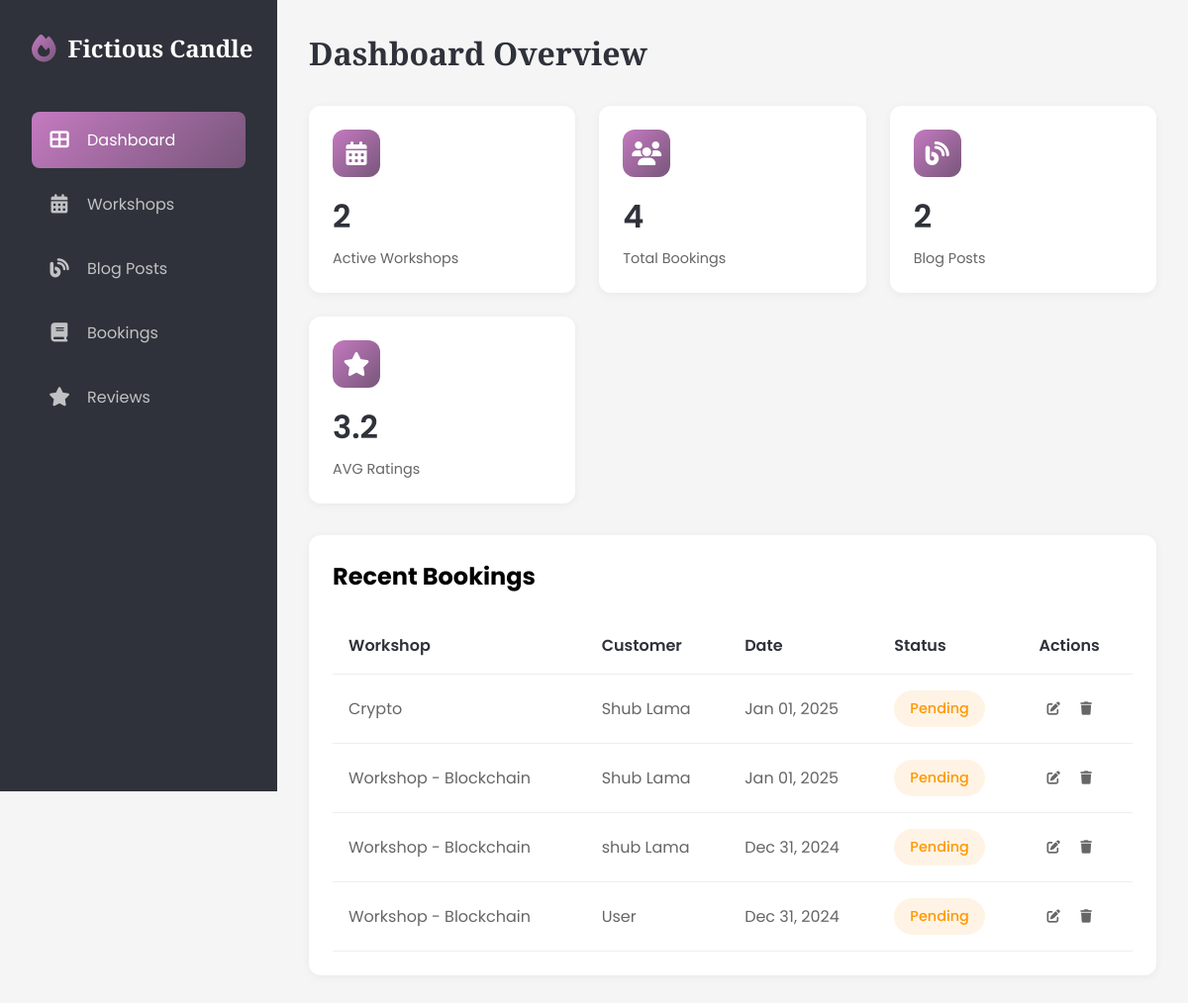
The page /dashboard/ (signed in) on the database its author committed.
### candle/models.py (models this page shows, shortened)
class Booking(models.Model):
    STATUS_CHOICES = [
        ('confirmed', 'Confirmed'),
        ('pending', 'Pending'),
        ('cancelled', 'Cancelled'),
    ]
    user = models.ForeignKey(User, on_delete=models.CASCADE, related_name='bookings', related_query_name='booking')
    workshop = models.ForeignKey(CandleWorkshop, on_delete=models.CASCADE, related_name='bookings', related_query_name='booking')
    booking_date = models.DateTimeField(auto_now_add=True)
    number_of_seats = models.IntegerField()
    status = models.CharField(
        max_length=10,
        choices=STATUS_CHOICES,
        default='pending'
    )
    class Meta:
        ordering = ['-booking_date']

class CandleWorkshop(models.Model):
    title = models.CharField(max_length=255)
    description = models.TextField()
    duration = models.FloatField(
        help_text='Duration of the workshop in hours (e.g., 1.5 for 1.5 hours)'
    )
    thumbnail = models.ImageField(
        upload_to='workshop_thumbnails/',
        null=True,
        blank=True,
        help_text='Featured image for the workshop'
    )
    date = models.DateField()
    time = models.TimeField()
    price = models.DecimalField(max_digits=10, decimal_places=2)
    capacity = models.IntegerField()
    class Meta:
        ordering = ("-date",)

### candle/views.py (the view)
# urls.py: path("",DashboardView.as_view(),name="dashboard")
class DashboardView(LoginRequiredMixin,TemplateView):
    template_name = "candle/dashboard/home.html"
    def get_context_data(self, **kwargs):
        context = super().get_context_data(**kwargs)
        user = self.request.user
        if user.is_superuser:
            context['recent_bookings'] = Booking.objects.all()[:6]
            context['active_workshops'] = CandleWorkshop.objects.count()
            context['total_bookings'] = Booking.objects.count()
            context['total_blog_posts'] = Blogpost.objects.count()
            context['average_rating'] = Review.get_average_rating()
        else:
            context['recent_bookings'] = Booking.objects.filter(user=user)[:6]
            context['total_bookings'] = Booking.objects.filter(user=user).count()
            context['total_blog_posts'] = Blogpost.objects.filter(author=user).count()
            context['average_rating'] = Review.get_average_rating(user=user)
        return context

### candle/context_processors.py (called while the page is built)
def company_info(request):
    config = {
        "latest_blogs":Blogpost.objects.all()[:6],
        "latest_workshops":CandleWorkshop.objects.all()[:6]
    }
    try:
        config.update(Config.objects.first().as_dict())
    except Exception as e:
        pass
    return config

### candle/models.py (called while the page is built)
    def as_dict(self):
        return {
            'site_name': self.site_name or '',
            'site_title': self.site_title or '',
            'site_description': self.site_description or '',
            'facebook_url': self.facebook_url or '',
            'instagram_url': self.instagram_url or '',
            "pinterest_url": self.pinterest_url or ""
        }

    @classmethod
    def get_average_rating(cls, user=None):
        reviews = cls.objects.all()
        if user:
            reviews = reviews.filter(user=user)
        avg_rating = reviews.aggregate(models.Avg('rating'))['rating__avg']
        return round(avg_rating, 1) if avg_rating else 0

### candle/templates/candle/dashboard/home.html
{% extends 'candle/dashboard/base.html' %}
{% block content %}
<main class="main-content">
    <div class="page-header">
        <h1 class="page-title">Dashboard Overview</h1>
    </div>
    <div class="dashboard-grid">
        {% if user.is_superuser %}
        <div class="stat-card">
            <div class="stat-header">
                <div class="stat-icon">
                    <i class="fas fa-calendar-alt"></i>
                </div>
            </div>
            <div class="stat-value">{{active_workshops}}</div>
            <div class="stat-label">Active Workshops</div>
        </div>
        {% endif %}
        <div class="stat-card">
            <div class="stat-header">
                <div class="stat-icon">
                    <i class="fas fa-users"></i>
                </div>
            </div>
            <div class="stat-value">{{total_bookings}}</div>
            <div class="stat-label">{% if not user.is_superuser %}My {% endif %}Total Bookings</div>
        </div>
        <div class="stat-card">
            <div class="stat-header">
                <div class="stat-icon">
                    <i class="fas fa-blog"></i>
                </div>
            </div>
            <div class="stat-value">{{total_blog_posts}}</div>
            <div class="stat-label">{% if not user.is_superuser %}My {% endif %} Blog Posts</div>
        </div>
        <div class="stat-card">
            <div class="stat-header">
                <div class="stat-icon">
                    <i class="fas fa-star"></i>
                </div>
            </div>
            <div class="stat-value">{{average_rating}}</div>
            <div class="stat-label">AVG Ratings{% if not user.is_superuser %} I’ve Given{% endif %}</div>
        </div>
    </div>
    <div class="table-container">
        <div class="table-header">
            <h2>Recent Bookings</h2>
        </div>
        {% if not recent_bookings %}
        <div class="empty-state">
            <i class="fas fa-calendar-xmark"></i>
            <p>No Recent Bookings</p>
            <span>New bookings will appear here</span>
        </div>
        {% else %}
        <table>
            <thead>
                <tr>
                    <th>Workshop</th>
                    {% if user.is_superuser %}
                    <th>Customer</th>
                    {% endif %}
                    <th>Date</th>
                    <th>Status</th>
                    <th>Actions</th>
                </tr>
            </thead>
            <tbody>
                {% for booking in recent_bookings %}
                    <tr>
                        <td>{{booking.workshop.title}}</td>
                        {% if user.is_superuser %}
                        <td>{{booking.user.get_full_name|default:"User"}}</td>
                        {% endif %}
                        <td>{{booking.booking_date|date:"M d, Y"}}</td>
                        <td><span class="status status-{{booking.status}}">{{booking.get_status_display}}</span></td>
                        <td>
                            <button class="action-btn"><i class="fas fa-edit"></i></button>
                            <button class="action-btn"><i class="fas fa-trash"></i></button>
                        </td>
                    </tr>
                {% endfor %}
            </tbody>
        </table>
        {% endif %}
    </div>
</main>
{% endblock content %}

### candle/static/candle/dashboard/main.css (style rules this page uses)
:root { --color-dark: #2F323A; --color-purple: #77567A; --color-magenta: #C47AC0; --color-pink: #E39EC1; --color-light: #DEBAC0; --gradient-primary: linear-gradient(135deg, var(--color-magenta), var(--color-purple)); --gradient-hover: linear-gradient(135deg, var(--color-purple), var(--color-magenta)); }
* { margin: 0; padding: 0; box-sizing: border-box; }
body { font-family: 'Poppins', sans-serif; background-color: #f5f5f5; display: flex; min-height: 100vh; overflow-x: hidden; }
.main-content { flex: 1; margin-left: 280px; padding: 2rem; transition: all 0.3s ease; width: calc(100% - 280px); }
.page-header { display: flex; justify-content: space-between; align-items: center; margin-bottom: 2rem; flex-wrap: wrap; gap: 1rem; }
.page-title { font-family: 'Playfair Display', serif; color: var(--color-dark); font-size: clamp(1.5rem, 4vw, 2rem); }
.dashboard-grid { display: grid; grid-template-columns: repeat(auto-fit, minmax(250px, 1fr)); gap: 1.5rem; margin-bottom: 2rem; }
.stat-card { background: white; padding: 1.5rem; border-radius: 12px; box-shadow: 0 2px 10px rgba(0, 0, 0, 0.05); transition: transform 0.3s ease; }
.stat-header { display: flex; justify-content: space-between; align-items: center; margin-bottom: 1rem; }
.stat-icon { width: 48px; height: 48px; border-radius: 12px; display: flex; align-items: center; justify-content: center; background: var(--gradient-primary); color: white; font-size: 1.5rem; }
.stat-value { font-size: clamp(1.5rem, 3vw, 2rem); font-weight: 600; color: var(--color-dark); margin-bottom: 0.5rem; }
.stat-label { color: #666; font-size: 0.9rem; }
.table-container { background: white; border-radius: 12px; padding: 1.5rem; box-shadow: 0 2px 10px rgba(0, 0, 0, 0.05); margin-bottom: 2rem; overflow-x: auto; }
.table-header { display: flex; justify-content: space-between; align-items: center; margin-bottom: 1.5rem; flex-wrap: wrap; gap: 1rem; }
.table-header h2 { font-size: clamp(1.2rem, 3vw, 1.5rem); }
table { width: 100%; border-collapse: collapse; min-width: 600px; }
th, td { padding: 1rem; text-align: left; border-bottom: 1px solid #eee; }
th { font-weight: 600; color: var(--color-dark); white-space: nowrap; }
td { color: #666; }
.status { padding: 0.5rem 1rem; border-radius: 50px; font-size: 0.9rem; font-weight: 500; display: inline-block; white-space: nowrap; }
.status-pending { background: #fff3e5; color: #ff9800; }
.action-btn { padding: 0.5rem; border: none; background: none; color: #666; cursor: pointer; transition: all 0.3s ease; }

### rows shown on the page
Booking: workshop "Crypto", user.get_full_name "Shub Lama", booking_date "Jan 01, 2025", status "Pending"
Booking: workshop "Workshop - Blockchain", user.get_full_name "Shub Lama", booking_date "Jan 01, 2025", status "Pending"
Booking: workshop "Workshop - Blockchain", user.get_full_name "shub Lama", booking_date "Dec 31, 2024", status "Pending"
Booking: workshop "Workshop - Blockchain", user.get_full_name "User", booking_date "Dec 31, 2024", status "Pending"

### other values the page prints
{{ active_workshops }} "2"
{{ total_bookings }} "4"
{{ total_blog_posts }} "2"
{{ average_rating }} "3.2"
